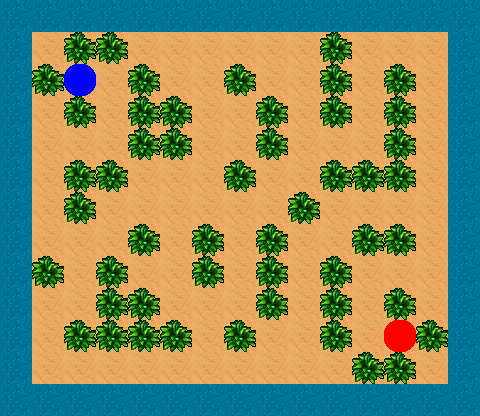

Below is a game level as drawn by its tile map, then a one-line description and the .tmx that defines it (tile-layer data replaced by summaries):
An orthogonal 15x13 tile map with 32x32 px tiles, 4 tile layers (ground, border, bushes, spawns) and 2 objects.

<map version="1.0" orientation="orthogonal" renderorder="right-down" width="15" height="13" tilewidth="32" tileheight="32" nextobjectid="1">
 <tileset firstgid="1" name="bananamentiles" tilewidth="32" tileheight="32">
  <tile id="0">
   <image width="32" height="32" source="bush.png" />
   <objectgroup draworder="index">
    <object id="0" x="0.0909091" y="0.0909091" width="31.8182" height="31.7273" />
   </objectgroup>
  </tile>
  <tile id="1">
   <image width="32" height="32" source="Sand.png" />
  </tile>
  <tile id="2">
   <image width="32" height="32" source="water.png" />
   <objectgroup draworder="index">
    <object id="0" x="0.0909091" y="0.181818" width="31.6364" height="31.6364" />
   </objectgroup>
  </tile>
  <tile id="3">
   <image width="32" height="32" source="spawnPlayer1.png" />
  </tile>
  <tile id="4">
   <image width="32" height="32" source="spawnPlayer2.png" />
  </tile>
 </tileset>
 <layer name="ground" width="15" height="13">
  <data>[195 cells, 195 non-empty, 1 distinct tile ids]</data>
 </layer>
 <layer name="border" width="15" height="13">
  <data>[195 cells, 52 non-empty, 1 distinct tile ids]</data>
 </layer>
 <layer name="bushes" width="15" height="13">
  <data>[195 cells, 50 non-empty, 1 distinct tile ids]</data>
 </layer>
 <layer name="spawns" width="15" height="13">
  <data>[195 cells, 2 non-empty, 2 distinct tile ids]</data>
 </layer>
</map>
